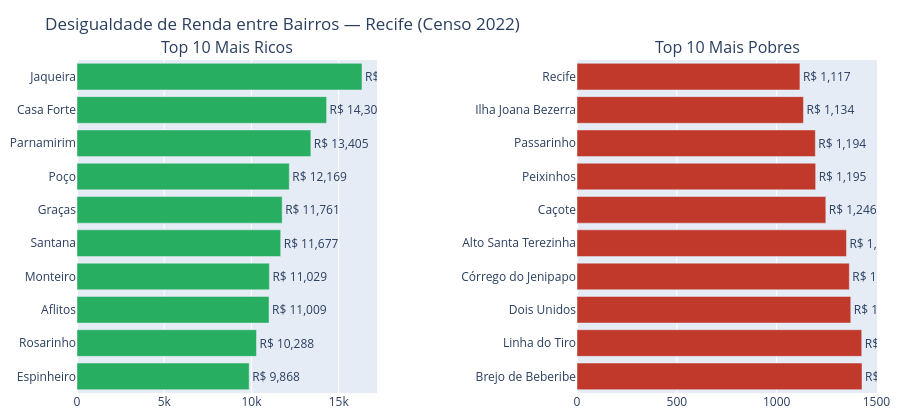

Notebook code for this chart:
### Code cell
fig2 = make_subplots(
    rows=1, cols=2,
    subplot_titles=['Top 10 Mais Ricos', 'Top 10 Mais Pobres'],
    horizontal_spacing=0.25,
)

fig2.add_trace(
    go.Bar(
        x=top10_ricos['renda_media'],
        y=top10_ricos['NM_BAIRRO'],
        orientation='h',
        marker_color='#27ae60',
        name='Mais Ricos',
        text=top10_ricos['renda_media'].apply(lambda x: f'R$ {x:,.0f}'),
        textposition='outside',
    ),
    row=1, col=1,
)

fig2.add_trace(
    go.Bar(
        x=top10_pobres['renda_media'],
        y=top10_pobres['NM_BAIRRO'],
        orientation='h',
        marker_color='#c0392b',
        name='Mais Pobres',
        text=top10_pobres['renda_media'].apply(lambda x: f'R$ {x:,.0f}'),
        textposition='outside',
    ),
    row=1, col=2,
)

fig2.update_yaxes(autorange='reversed')
fig2.update_layout(
    height=420,
    showlegend=False,
    title='Desigualdade de Renda entre Bairros — Recife (Censo 2022)',
    margin=dict(l=10, r=10, t=60, b=10),
)

fig2.show()

### Figure 1 — Plotly figure (JSON) as saved in the notebook; plotly's stock layout.template omitted (floating-point values rounded to 4 significant figures)
{"data": [{"marker": {"color": "#27ae60"}, "name": "Mais Ricos", "orientation": "h", "text": ["R$ 16,337", "R$ 14,309", "R$ 13,405", "R$ 12,169", "R$ 11,761", "R$ 11,677", "R$ 11,029", "R$ 11,009", "R$ 10,288", "R$ 9,868"], "textposition": "outside", "type": "bar", "x": [16340.0, 14310.0, 13410.0, 12170.0, 11760.0, 11680.0, 11030.0, 11010.0, 10290.0, 9868.0], "xaxis": "x", "y": ["Jaqueira", "Casa Forte", "Parnamirim", "Poço", "Graças", "Santana", "Monteiro", "Aflitos", "Rosarinho", "Espinheiro"], "yaxis": "y"}, {"marker": {"color": "#c0392b"}, "name": "Mais Pobres", "orientation": "h", "text": ["R$ 1,117", "R$ 1,134", "R$ 1,194", "R$ 1,195", "R$ 1,246", "R$ 1,350", "R$ 1,364", "R$ 1,371", "R$ 1,426", "R$ 1,427"], "textposition": "outside", "type": "bar", "x": [1117.0, 1134.0, 1194.0, 1195.0, 1246.0, 1350.0, 1364.0, 1371.0, 1426.0, 1427.0], "xaxis": "x2", "y": ["Recife", "Ilha Joana Bezerra", "Passarinho", "Peixinhos", "Caçote", "Alto Santa Terezinha", "Córrego do Jenipapo", "Dois Unidos", "Linha do Tiro", "Brejo de Beberibe"], "yaxis": "y2"}], "layout": {"annotations": [{"font": {"size": 16}, "showarrow": false, "text": "Top 10 Mais Ricos", "x": 0.1875, "xanchor": "center", "xref": "paper", "y": 1, "yanchor": "bottom", "yref": "paper"}, {"font": {"size": 16}, "showarrow": false, "text": "Top 10 Mais Pobres", "x": 0.8125, "xanchor": "center", "xref": "paper", "y": 1, "yanchor": "bottom", "yref": "paper"}], "height": 420, "margin": {"b": 10, "l": 10, "r": 10, "t": 60}, "showlegend": false, "title": {"text": "Desigualdade de Renda entre Bairros — Recife (Censo 2022)"}, "xaxis": {"anchor": "y", "domain": [0, 0.375]}, "xaxis2": {"anchor": "y2", "domain": [0.625, 1]}, "yaxis": {"anchor": "x", "autorange": "reversed", "domain": [0, 1]}, "yaxis2": {"anchor": "x2", "autorange": "reversed", "domain": [0, 1]}}}
